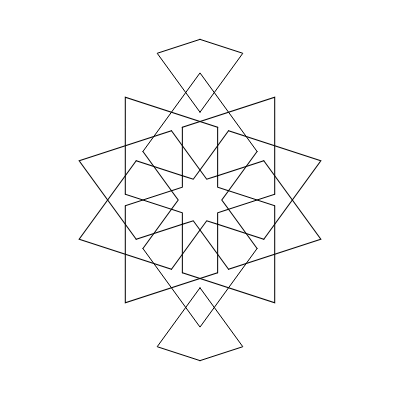
Frame 1 (no input)
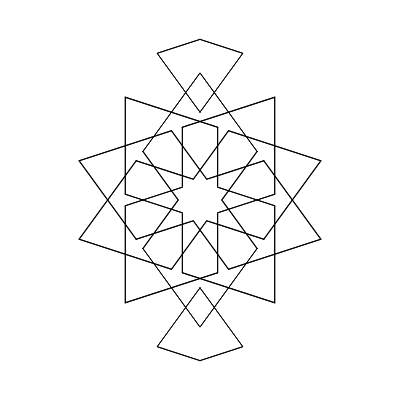
Frame 2 (the mouse pressed at the canvas centre, redrawn once)

The p5.js sketch that drew these frames (run headless with seeded random() and noise() and a simulated clock; the mouse was pressed at the canvas centre and the sketch redrawn once):

// p5.js sketch
// ── sketch.js
//scale factor
let a = 30;
let b,c,d,e,f,g,h,j,k,m,n;

function setup() {
    createCanvas(400, 400);
    angleMode(DEGREES);
    noFill();
    noLoop();
    c = a*sin(144)/sin(18);
    b = a*sin(36)/sin(126);

    d = a*sin(36)/sin(108);
    e = d*sin(36)/sin(72);
    f = (2*d+e)*sin(36)/sin(108);
    g = 3*d+e+f;
    h = (2*d+e+f)/3;
    j = h *sin(108)/sin(36);
    k = (2*d+e)+d+a+a;
    m = (2*d+e)*0.5*sin(108)/sin(36);
    n = (2*d+e)*0.5;

}
 
function draw() {
    push();
        translate(width*0.5,height*0.5);
        //Shape 1
        push();
            rotate(18);
            beginShape();
            for(let i = 0; i < 10; i++){
                let x = a * cos(i*36);
                let y = a * sin(i*36);
                vertex(x,y);
                x = b * cos(i*36+18);
                y = b * sin(i*36+18);    
                vertex(x,y);
            }
            endShape(CLOSE);
        pop();

        //Shape 2
        for(let i = 0; i < 10; i++){
            push();
                rotate(i*36);
                translate(c,0);
                beginShape();
                let x0 = -a*cos(18);
                let y0 = a*sin(18);
                let x1 = d*cos(18);
                let y1 = -d*sin(18);
                vertex(x0,y0);
                vertex(x1,y1);
                endShape();
                //mirror on x-axis
                push();
                    scale(1,-1);
                    beginShape();
                    x0 = -a*cos(18);
                    y0 = a*sin(18);
                    x1 = d*cos(18);
                    y1 = -d*sin(18);
                    vertex(x0,y0);
                    vertex(x1,y1);
                    endShape();
                pop();
            pop();
        }

        //Shape 3
        let x0,y0,x1,y1,x2,y2;
        for(let i = 0; i < 10; i++){
            push();  
                rotate(36*i);
                translate(0,-k);
                beginShape();
                x0 = g * cos(54);
                y0 = g * sin(54);
                x1 = 0;
                y1 = 0;
                x2 = -x0;
                y2 = y0;
                vertex(x0,y0);
                vertex(x1,y1);
                vertex(x2,y2);
                endShape();
            pop();
        }

        //Shape 4
        x0 = 0;
        y0 = 0;
        x1 = 3 * n * cos(54);
        y1 = 3 * n * sin(54);
        x2 = 0;
        y2 = 3 * n;

        //one on the top one on the bottom
        for(let i=0;i<2;i++){
            push();
                rotate(i*180);
                push();
                    translate(0,-1*(k-m));
                    beginShape();
                    vertex(x0,-y0);
                    vertex(x1,-y1);
                    vertex(x2,-y2);
                    endShape();
                    push();
                        scale(-1,1);
                        beginShape();
                        vertex(x0,-y0);
                        vertex(x1,-y1);
                        vertex(x2,-y2);
                        endShape();
                    pop();
                pop();
            pop();
        }
    pop();
}
